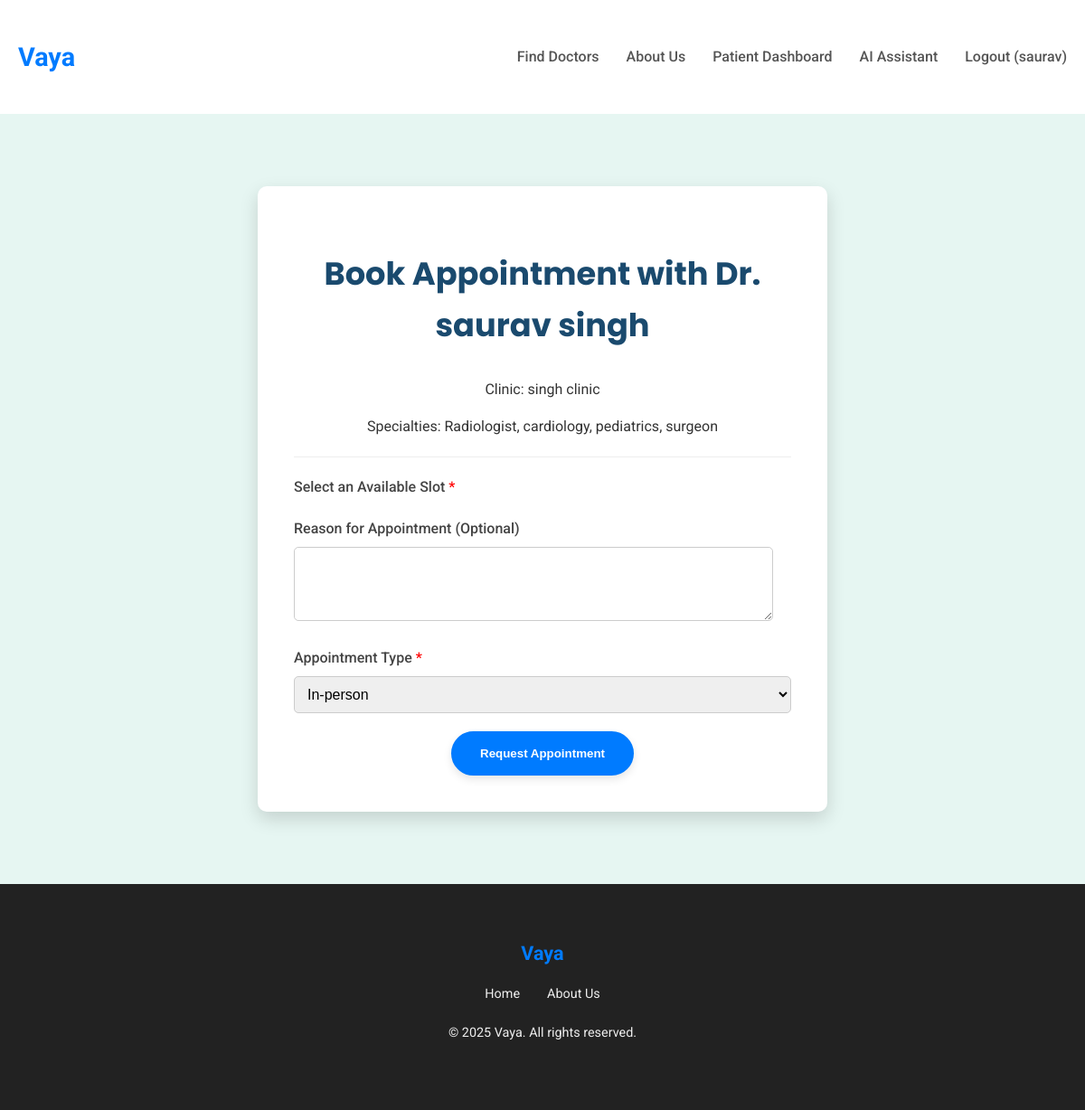
Screenshot of /doctors/2/book-appointment/ (signed in) with the database file from the repository.
### users/models.py (models this page shows, shortened)
class CustomUser(AbstractUser):
    phone_number = models.CharField(max_length=15, unique=True, blank=True, null=True)
    date_of_birth = models.DateField(blank=True, null=True)
    GENDER_CHOICES = [
        ('M', 'Male'),
        ('F', 'Female'),
        ('O', 'Other'),
        ('P', 'Prefer not to say'),
    ]
    gender = models.CharField(max_length=1, choices=GENDER_CHOICES, blank=True, null=True)
    groups = models.ManyToManyField(
        "auth.Group",
        verbose_name="groups",
        blank=True,
        help_text="The groups this user belongs to. A user will get all permissions granted to each of their groups.",
        related_name="customuser_set",
        related_query_name="customuser",
    )
    user_permissions = models.ManyToManyField(
        "auth.Permission",
        verbose_name="user permissions",
        blank=True,
        help_text="Specific permissions for this user.",
        related_name="customuser_set",
        related_query_name="customuser",
    )

### doctors/models.py (models this page shows, shortened)
class Doctor(models.Model):
    user = models.OneToOneField(settings.AUTH_USER_MODEL, on_delete=models.CASCADE, related_name='doctor_login_profile', null=True, blank=True)
    clinic_name = models.CharField(max_length=200)
    clinic_address = models.TextField()
    full_name = models.CharField(max_length=255)
    contact_email = models.EmailField(unique=True, default='')
    contact_phone = models.CharField(max_length=15, unique=True)
    qualifications = models.TextField(blank=True, null=True)
    specialties = models.ManyToManyField(Specialty, related_name='doctors')
    is_approved = models.BooleanField(default=False)
    created_at = models.DateTimeField(auto_now_add=True)
    DAYS_OF_WEEK_CHOICES = (
        ('Monday', 'Monday'),
        ('Tuesday', 'Tuesday'),
        ('Wednesday', 'Wednesday'),
        ('Thursday', 'Thursday'),
        ('Friday', 'Friday'),
        ('Saturday', 'Saturday'),
        ('Sunday', 'Sunday'),
    )
    working_days = models.CharField(max_length=100, blank=True, null=True, help_text="Comma-separated list of working days (e.g., Monday,Tuesday,Friday)")
    start_time = models.TimeField(blank=True, null=True)
    end_time = models.TimeField(blank=True, null=True)

class Specialty(models.Model):
    name = models.CharField(max_length=100, unique=True)
    class Meta:
        verbose_name_plural = "Specialties"
        ordering = ['name']

### doctors/views.py (the view)
# urls.py: path('<int:doctor_id>/book-appointment/', views.book_appointment, name='book_appointment'),
@login_required
@user_passes_test(lambda u: not is_doctor(u))
def book_appointment(request, doctor_id):
    doctor = get_object_or_404(Doctor, id=doctor_id, is_approved=True)
    if request.method == 'POST':
        form = AppointmentBookingForm(request.POST, doctor=doctor)
        if form.is_valid():
            appointment = form.save(commit=False)
            appointment.patient = request.user
            appointment.doctor = doctor
            appointment.save()
            appointment.appointment_slot.is_available = False
            appointment.appointment_slot.save()
            messages.success(request, "Your appointment request has been sent successfully!")
            return redirect('appointment_success')
    else:
        form = AppointmentBookingForm(doctor=doctor)
    context = {
        'form': form,
        'doctor': doctor,
    }
    return render(request, 'doctors/book_appointment.html', context)

### doctors/forms.py
class AppointmentBookingForm(forms.ModelForm):
    class Meta:
        model = Appointment
        fields = ['appointment_slot', 'reason', 'appointment_type']
        labels = {
            'appointment_slot': 'Select an available slot',
            'reason': 'Reason for appointment',
            'appointment_type': 'Type of appointment',
        }
        widgets = {
            'reason': forms.Textarea(attrs={'rows': 4}),
        }
    def __init__(self, *args, **kwargs):
        doctor = kwargs.pop('doctor', None)
        super().__init__(*args, **kwargs)
        if doctor:
            self.fields['appointment_slot'].queryset = DoctorSlot.objects.filter(
                doctor=doctor,
                is_available=True,
                date__gte=timezone.now().date()
            ).order_by('date', 'start_time')
            self.fields['appointment_slot'].label_from_instance = lambda obj: f"{obj.date.strftime('%Y-%m-%d')} - {obj.start_time.strftime('%I:%M %p')}"

### doctors/views.py (called while the page is built)
def is_doctor(user):
    return user.is_authenticated and hasattr(user, 'doctor_login_profile') and user.doctor_login_profile.is_approved

### templates/doctors/book_appointment.html (shortened to what this page needs)
{% extends 'base.html' %}
{% block content %}
    <section class="booking-section">
        <div class="container">
            <div class="booking-card">
                <h2>Book Appointment with Dr. {{ doctor.full_name }}</h2>
                <p>Clinic: {{ doctor.clinic_name }}</p>
                <p>Specialties:
                    {% for specialty in doctor.specialties.all %}
                        {{ specialty.name }}{% if not forloop.last %}, {% endif %}
                    {% empty %}
                        N/A
                    {% endfor %}
                </p>
                <hr style="margin: 20px 0; border: 0; border-top: 1px solid #eee;">
                <form method="post">
                    <div class="form-group">
                        <label for="{{ form.available_slot.id_for_label }}">Select an Available Slot <span style="color: red;">*</span></label>
                    </div>
                    <div class="form-group">
                        <label for="{{ form.reason.id_for_label }}">Reason for Appointment (Optional)</label>
                        {{ form.reason }}
                    </div>
                    <div class="form-group">
                        <label for="{{ form.appointment_type.id_for_label }}">Appointment Type <span style="color: red;">*</span></label>
                        {{ form.appointment_type }}
                    </div>
                    <button type="submit" class="btn-primary">Request Appointment</button>
                </form>
            </div>
        </div>
    </section>
{% endblock %}

### templates/base.html (shortened to what this page needs)
<!DOCTYPE html>
<html lang="en">
<head>
</head>
<body>
    <header>
        <div class="container navbar">
            <a href="{% url 'landing_page' %}" class="logo">Vaya</a>
            <nav>
                <ul class="nav-links">
                    {% if not user.is_authenticated or not user.doctor_login_profile.is_approved %}
                        <li><a href="{% url 'doctor_list' %}">Find Doctors</a></li>
                    {% endif %}
                    <li><a href="{% url 'about_us' %}">About Us</a></li>
                    {% if user.is_authenticated %}
                        {% if user.doctor_login_profile and user.doctor_login_profile.is_approved %}
                            <li><a href="{% url 'doctor_dashboard' %}">Doctor Dashboard</a></li>
                        {% elif user.doctor_login_profile and not user.doctor_login_profile.is_approved %}
                            <li><a href="{% url 'landing_page' %}">Profile Pending</a></li>
                        {% else %}
                            <li><a href="{% url 'patient_dashboard' %}">Patient Dashboard</a></li>
                            <li><a href="{% url 'symptom_checker' %}">AI Assistant</a></li>
                        {% endif %}
                        <li><a href="{% url 'logout' %}">Logout ({{ user.username }})</a></li>
                    {% else %}
                        <li><a href="{% url 'register_clinic' %}">For Doctors</a></li>
                        <li><a href="{% url 'login' %}">Login</a></li>
                    {% endif %}
                </ul>
            </nav>
        </div>
    </header>
    {% block content %}{% endblock %}
    <footer>
        <div class="container">
            <a href="{% url 'landing_page' %}" class="logo">Vaya</a>
            <ul class="footer-links">
                <li><a href="{% url 'landing_page' %}">Home</a></li>
                <li><a href="{% url 'about_us' %}">About Us</a></li>
            </ul>
            <p>&copy; 2025 Vaya. All rights reserved.</p>
        </div>
    </footer>
</body>
</html>

### templates/base.html (style rules this page uses)
body { margin: 0; font-family: 'Roboto', sans-serif; line-height: 1.6; color: #333; background-color: #f8fcfb; display: flex; flex-direction: column; min-height: 100vh; }
h1, h2, h3 { font-family: 'Poppins', sans-serif; color: #1a4a6e; }
.container { max-width: 1200px; margin: 0 auto; padding: 20px; }
header { background-color: #fff; padding: 20px 0; box-shadow: 0 2px 4px rgba(0,0,0,0.05); }
.navbar { display: flex; justify-content: space-between; align-items: center; }
.logo { font-size: 1.8em; font-weight: 700; color: #007bff; text-decoration: none; }
.nav-links { list-style: none; margin: 0; padding: 0; display: flex; }
.nav-links li { margin-left: 30px; }
.nav-links a { text-decoration: none; color: #555; font-weight: 500; transition: color 0.3s ease; }
.btn-primary { background-color: #007bff; color: #fff; border: 2px solid #007bff; display: inline-block; padding: 15px 30px; border-radius: 50px; text-decoration: none; font-weight: 600; transition: background-color 0.3s ease, color 0.3s ease, transform 0.2s ease; box-shadow: 0 4px 10px rgba(0,0,0,0.1); }
.form-group { margin-bottom: 20px; text-align: left; }
.form-group label { display: block; margin-bottom: 8px; font-weight: 500; color: #444; }
.form-group input[type="text"], .form-group input[type="email"], .form-group input[type="tel"], .form-group input[type="password"], .form-group input[type="date"], .form-group input[type="time"], .form-group textarea, .form-group select { width: calc(100% - 20px); padding: 10px; border: 1px solid #ccc; border-radius: 5px; font-size: 1em; box-sizing: border-box; }
.form-group textarea { resize: vertical; min-height: 80px; }
.form-group select { width: 100%; }
footer { background-color: #222; color: #eee; padding: 40px 0; text-align: center; font-size: 0.9em; margin-top: auto; }
footer .logo { color: #007bff; font-size: 1.5em; margin-bottom: 15px; display: inline-block; }
.footer-links { list-style: none; padding: 0; margin: 0 0 20px 0; display: flex; justify-content: center; flex-wrap: wrap; gap: 15px 30px; }
.footer-links a { color: #eee; text-decoration: none; transition: color 0.3s ease; }

### templates/doctors/book_appointment.html (style rules this page uses)
.booking-section { flex-grow: 1; padding: 60px 0; background-color: #e6f6f2; display: flex; align-items: center; justify-content: center; }
.booking-card { background-color: #fff; padding: 40px; border-radius: 10px; box-shadow: 0 8px 20px rgba(0,0,0,0.15); width: 100%; max-width: 550px; text-align: center; }
.booking-card h2 { font-size: 2.2em; margin-bottom: 30px; }

### rows the page displays
CustomUser: username "saurav"
Doctor: full_name "saurav singh", clinic_name "singh clinic"
Specialty: name "Radiologist"
Specialty: name "cardiology"
Specialty: name "pediatrics"
Specialty: name "surgeon"
